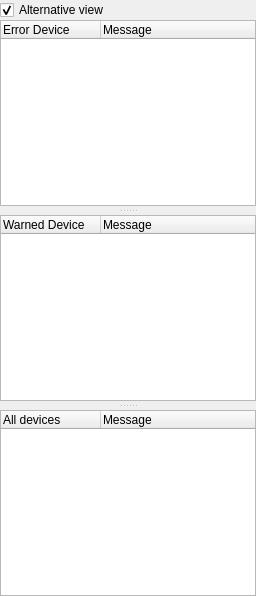
<?xml version="1.0" encoding="UTF-8"?>
<ui version="4.0">
 <class>RobotMonitorWidget</class>
 <widget class="RobotMonitorWidget" name="RobotMonitorWidget">
  <property name="minimumSize">
   <size>
    <width>200</width>
    <height>150</height>
   </size>
  </property>
  <property name="windowTitle">
   <string>Runtime Monitor</string>
  </property>
  <layout class="QVBoxLayout" name="vlayout_top">
   <property name="spacing">
    <number>0</number>
   </property>
   <property name="margin">
    <number>0</number>
   </property>
   <item>
    <widget class="QCheckBox" name="alternative_view_checkBox">
      <property name="text">
       <string>Alternative view</string>
      </property>
      <property name="checked">
       <bool>true</bool>
      </property>
    </widget>
    </item>
    <item>
    <widget class="QSplitter" name="splitter">
     <property name="orientation">
      <enum>Qt::Vertical</enum>
     </property>
     <property name="handleWidth">
      <number>9</number>
     </property>
     <widget class="QTreeWidget" name="err_flattree">
      <property name="minimumSize">
       <size>
        <width>75</width>
        <height>25</height>
       </size>
      </property>
      <property name="alternatingRowColors">
       <bool>true</bool>
      </property>
      <property name="sortingEnabled">
       <bool>false</bool>
      </property>
      <column>
       <property name="text">
        <string notr="true">Error Device</string>
       </property>
      </column>
      <column>
       <property name="text">
        <string>Message</string>
       </property>
      </column>
     </widget>
     <widget class="QTreeWidget" name="warn_flattree">
      <property name="minimumSize">
       <size>
        <width>75</width>
        <height>25</height>
       </size>
      </property>
      <property name="alternatingRowColors">
       <bool>true</bool>
      </property>
      <property name="sortingEnabled">
       <bool>false</bool>
      </property>
      <column>
       <property name="text">
        <string notr="true">Warned Device</string>
       </property>
      </column>
      <column>
       <property name="text">
        <string>Message</string>
       </property>
      </column>
     </widget>
     <widget class="QTreeWidget" name="tree_all_devices">
      <property name="minimumSize">
       <size>
        <width>75</width>
        <height>25</height>
       </size>
      </property>
      <property name="alternatingRowColors">
       <bool>true</bool>
      </property>
      <property name="sortingEnabled">
       <bool>false</bool>
      </property>
      <property name="animated">
       <bool>true</bool>
      </property>
      <attribute name="headerCascadingSectionResizes">
       <bool>true</bool>
      </attribute>
      <column>
       <property name="text">
        <string notr="true">All devices</string>
       </property>
       <property name="toolTip">
        <string/>
       </property>
       <property name="statusTip">
        <string/>
       </property>
      </column>
      <column>
       <property name="text">
        <string>Message</string>
       </property>
      </column>
     </widget>
    </widget>
   </item>
  </layout>
 </widget>
<customwidgets>
  <customwidget>
   <class>RobotMonitorWidget</class>
   <extends>QWidget</extends>
   <header>rqt_robot_monitor.robot_monitor</header>
  </customwidget>
  <customwidget>
   <class>TimelinePane</class>
   <extends>QWidget</extends>
   <header>rqt_robot_monitor.timeline_pane</header>
  </customwidget>
 </customwidgets>
 <resources/>
 <connections/>
</ui>
